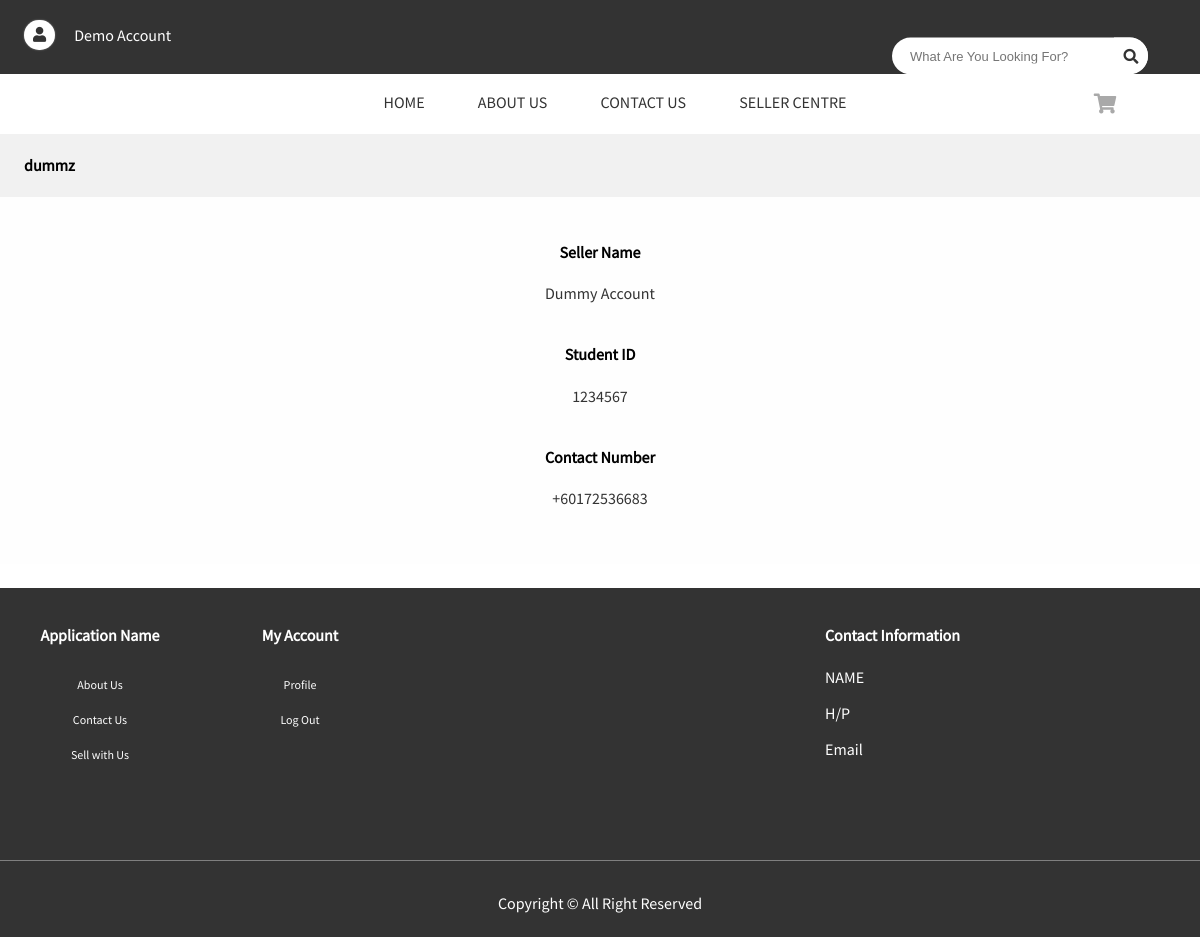
The app's page /user/viewSeller.php?2 (signed in) with its own data.
### tables this page shows
CREATE TABLE `Sellers` (
  `id` int(11) NOT NULL,
  `fname` varchar(100) NOT NULL,
  `lname` varchar(100) NOT NULL,
  `gender` varchar(50) NOT NULL,
  `email` varchar(255) NOT NULL,
  `password` varchar(255) NOT NULL,
  `dob` date NOT NULL,
  `studentID` varchar(50) NOT NULL,
  `IDNum` int(30) NOT NULL,
  `contact` varchar(300) NOT NULL,
  `bankName` varchar(250) NOT NULL,
  `accountNumber` varchar(200) NOT NULL,
  `recipient` varchar(250) NOT NULL,
  `store` varchar(350) NOT NULL,
  `sellerStatus` varchar(100) NOT NULL
);

### user/viewSeller.php (the view, shortened to what this page needs)
<?php
$userClass = new UserClass();
$link = (isset($_SERVER['HTTPS']) && $_SERVER['HTTPS'] === 'on' ? "https" : "http") . "://$_SERVER[HTTP_HOST]$_SERVER[REQUEST_URI]";
$userID = substr(strstr($link, '?'), strlen('?'));
?>
<!DOCTYPE html>
<html>
<head>
	<link rel="stylesheet" href="https://use.fontawesome.com/releases/v5.2.0/css/all.css">
	<link rel="stylesheet" type="text/css" href="../css/main.css">
	<link rel="stylesheet" type="text/css" href="../css/grid.css">
	<link rel="stylesheet" type="text/css" href="../css/style.css">
</head>
<body>
<div class="content">
	<div id="anchorHeader" class="header">
		<?php
		if (isset($_SESSION['id']) && $_SESSION['id'] != "") {
			echo "<div class='userAccount'>
			<div class='dropdown1'>
				<i class='fa fa-user'></i><a onclick='Function1()' class='LoginStatus'>".$_SESSION['fullname']."</a>
					<div id='myDropdown1' class='dropdown-content1'>
						<span class='fa fa-user'></span><a href='./manageProfile.php'>Manage Profile</a>
						<span class='fas fa-box'></span><a href='./userOrder.php'>My Orders</a>
						<span class='fa fa-lock'></span><a href='./logout.php'>Log out</a>
					</div>
			</div>
		</div>";
		}
		?>
		<div class="searchBox">
				<form method="get" class="searchBar" action="searchProducts.php">
					<input class="search-txt" type="text" name="search" placeholder="What Are You Looking For?">
					<button class="search-btn" href="./searchProducts.php">
					<i class="fa fa-search"></i></button>
				</form>
		</div>
	</div>
	<div class="navigation">
		<ul>
		  <li><a class="active" href="./homepage.php">HOME</a></li>
		  <li><a href="./aboutUs.php">ABOUT US</a></li>
		  <li><a href="./contactUs.php">CONTACT US</a></li>
		  <li><a href="./sellerCentre.html">SELLER CENTRE</a></li>
		</ul>
	</div>
	<div class="iconNavigation">
		<?php
		if (!isset($_SESSION['id'])) {
			echo "<a href='./login.php'><span class='fa fa-shopping-cart'></span></a>";
		}
		else {
			echo "<a href='./shoppingCart.php'><span class='fa fa-shopping-cart'></span></a>";
		}
		?>
	</div>
	<div style="text-align: left; padding-left: 2vw;" class="sectionn">
	<?php
		$dbConnection = $userClass->DBConnect();
		$result = $dbConnection->prepare("SELECT * FROM `Sellers` WHERE `id` = :id");
		$result->bindParam(':id', $userID,PDO::PARAM_INT);
		$result->execute();
		$data=$result->fetch(PDO::FETCH_OBJ);
	?>
		<h4><?php echo $data->store ?></h4>
	</div>
	<div style="padding-bottom: 3vw; padding-top: 2vw; text-align: center;" class="mainn">
	<form method="post">
		<h4>Seller Name</h4>
		<label><?Php echo $data->fname . " " . $data->lname ?></label>
		<br><br>
		<h4>Student ID</h4>
		<label><?Php echo $data->IDNum ?></label>
		<br><br>
		<h4>Contact Number</h4>
		<label><?Php echo $data->contact ?></label>
		<br><br>
	</form>
	</div>
	<div class="footer">
		<div class="gap"></div>
		<div class="footer_content">
			<h4>Application Name</h4>
			<div class="vertical-menu">
			  <a href="./aboutUs.php">About Us</a>
			  <a href="./contactUs.php">Contact Us</a>
			  <a href="./sellerCentre.html">Sell with Us</a>
			</div>
		</div>
		<div class="footer_content">
			<h4>My Account</h4>
			<div class="vertical-menu">
			<?php
			if (!isset($_SESSION['id'])) {
				echo "<a href='./login.php'>Profile</a>
					  <a href='./login.php'>Checkout</a>
					  <a href='./login.php'>Sign In</a>
					  <a href='./signup.php'>Registration</a>";
			}
			else {
				echo "<a href='./manageProfile.php''>Profile</a>
					  <a href='./shoppingCart.php>Checkout</a>
					  <a href='./logout.php'>Log Out</a>";
			}
			?>
			</div>
		</div>
		<div class="footer_content2">
			<h4>Contact Information</h4>
			<p>NAME</p>
			<p>H/P</p>
			<p>Email</p>
		</div>
		<div class="footer_content3">
			<p>Copyright © All Right Reserved</p>
		</div>
	</div>
</div>
</body>
</html>

### css/main.css (style rules this page uses)
html, body { height: 100%; margin: 0; scroll-behavior: smooth; }
body { font-family: 'SourceSansPro'; font-weight: normal; background: #f1f1f1; }
a { color: white; }
ul { list-style-type: none; margin: 0; margin-left: 230px; padding: 0; overflow: hidden; background-color: #FFFFFF; }
li { display: inline; }
li a { display: inline-block; color: #333; text-align: center; padding: 18px 25px; text-decoration: none; }

### css/grid.css (style rules this page uses)
.content { display: grid; grid-template-columns: repeat(6, 1fr); grid-auto-rows: minmax(60px, auto); margin: 0 auto; grid-template-areas: "header header header header header header" "nav nav nav nav nav iconav" "section section section section section section" "main main main main main main" "footer footer footer footer footer footer"; text-align: center; }
.header { grid-area: header; }
.navigation { grid-area: nav; background: white; }
.iconNavigation { grid-area: iconav; background: white; }
.sectionn { grid-area: section; display: flex; align-items: center; }
.mainn { grid-area: main; display: flex; justify-content: center; align-items: center; flex-direction: column; background-color: #FeFeFe; }
.footer { grid-area: footer; background: #333; }

### css/style.css (style rules this page uses)
.header { display: absolute; background-color: #333; top: 0; width: 100%; color: #FFFFFF; }
.searchBox { position: absolute; top: 6%; left: 85%; transform: translate(-50%, -50%); background: #FFFFFF; height: 17px; border-radius: 40px; padding: 10px; }
.search-btn { border: none; outline: none; color: #333; float: right; font-size: 15px; padding: 9.5px; border-top-left-radius: 0; border-top-right-radius: 25px; border-bottom-right-radius: 25px; background-color: #FFFFFF; position: absolute; top: 0; right: 0; transition: 0.4s; }
.search-txt { border: none; background: none; outline: none; float: left; padding: 0 8px; color: #333; font-size: 13px; line-height: 18px; width: 220px; }
.userAccount { float: left; margin-left: 2vw; padding-top: 0.5vw; padding-bottom: 0.5vw; }
.userAccount i { display: inline-block; background-color: #FFFFFF; border-radius: 80px; box-shadow: 0px 0px 2px #888; padding: 0.5em 0.6em; font-size: 15px; color: #333; }
.LoginStatus { float: left; padding: 19px; text-decoration: none; cursor: pointer; }
.iconNavigation { padding-top: 20px; }
.fa-shopping-cart { font-size: 20px; color: #A9A9A9; padding-left: 10px; transition: 0.4s; }
.fa-user { float: left; color: #333; margin-top: 0.9em; padding-left: 1em; padding-right: 1em; }
.dropdown1 { position: relative; display: inline-block; }
.footer_content { float: left; color: white; padding-top: 1em; padding-bottom: 1em; }
.footer_content2 { float: right; color: white; padding-right: 15em; text-align: left; padding-top: 1em; padding-bottom: 1em; }
.footer_content3 { color: white; padding-top: 1em; padding-bottom: 0.5em; margin-top: 17em; border-top: 1px solid grey; }
.vertical-menu { width: 200px; }
.vertical-menu a { display: block; padding: 10px; text-decoration: none; font-size: 12px; }
.product2 p, label { color: #333; }
.product3 p, label { color: #333; }
.gap { height: 2vw; background-color: #FFFFFF; }

### records on screen
sellers: store "dummz", fname "Dummy", lname "Account", IDNum "1234567", contact "+60172536683"

### other values on screen
$_SESSION['fullname'] "Demo Account"
